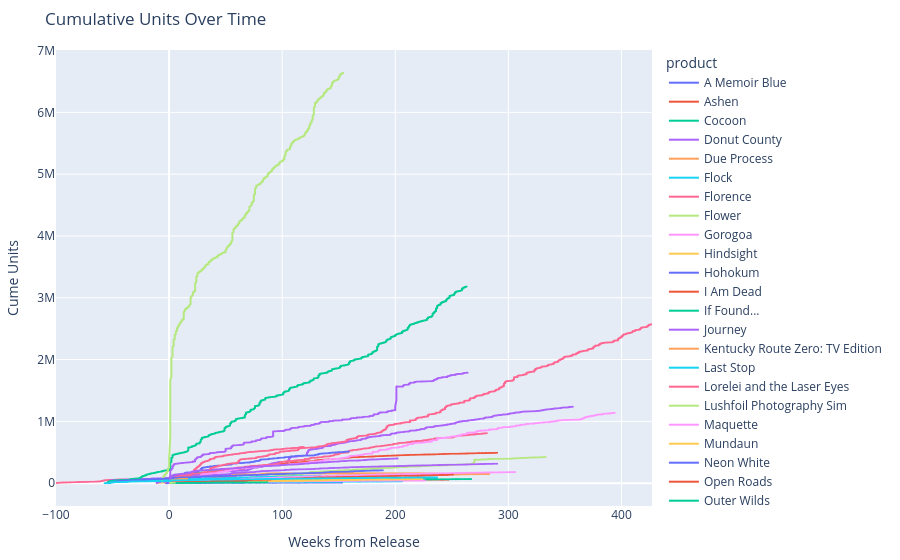

The notebook cell saved with this chart:
### Code cell
import plotly.express as px

# Create the interactive line plot
fig = px.line(df, 
              x="Weeks_from_Release", 
              y="units", 
              color='product',
              title="Cumulative Units Over Time",
              labels={
                  "Weeks_from_Release": "Weeks from Release",
                  "units": "Cume Units"
              })

# Update the layout for better aesthetics
fig.update_layout(
    autosize=True,
    height=600,
    margin=dict(l=20, r=20, t=50, b=20),
    hovermode='closest'
)

# Save as HTML
fig.write_html("docs/cumulative_units_overtime.html")

# Show the interactive plot
fig.show()

### Figure 1 — Plotly figure (JSON) as saved in the notebook; plotly's stock layout.template omitted (floating-point values rounded to 4 significant figures; data arrays with more than 128 entries replaced by an {"elided": "..."} marker saying what was removed)
{"data": [{"hovertemplate": "product=A Memoir Blue<br>Weeks from Release=%{x}<br>Cume Units=%{y}<extra></extra>", "legendgroup": "A Memoir Blue", "line": {"color": "#636efa", "dash": "solid"}, "marker": {"symbol": "circle"}, "mode": "lines", "name": "A Memoir Blue", "showlegend": true, "type": "scattergl", "x": {"elided": "1192 int values"}, "xaxis": "x", "y": {"elided": "1192 int values"}, "yaxis": "y"}, {"hovertemplate": "product=Ashen<br>Weeks from Release=%{x}<br>Cume Units=%{y}<extra></extra>", "legendgroup": "Ashen", "line": {"color": "#EF553B", "dash": "solid"}, "marker": {"symbol": "circle"}, "mode": "lines", "name": "Ashen", "showlegend": true, "type": "scattergl", "x": {"elided": "2395 int values"}, "xaxis": "x", "y": {"elided": "2395 int values"}, "yaxis": "y"}, {"hovertemplate": "product=Cocoon<br>Weeks from Release=%{x}<br>Cume Units=%{y}<extra></extra>", "legendgroup": "Cocoon", "line": {"color": "#00cc96", "dash": "solid"}, "marker": {"symbol": "circle"}, "mode": "lines", "name": "Cocoon", "showlegend": true, "type": "scattergl", "x": {"elided": "666 int values"}, "xaxis": "x", "y": {"elided": "666 int values"}, "yaxis": "y"}, {"hovertemplate": "product=Donut County<br>Weeks from Release=%{x}<br>Cume Units=%{y}<extra></extra>", "legendgroup": "Donut County", "line": {"color": "#ab63fa", "dash": "solid"}, "marker": {"symbol": "circle"}, "mode": "lines", "name": "Donut County", "showlegend": true, "type": "scattergl", "x": {"elided": "2524 int values"}, "xaxis": "x", "y": {"elided": "2524 int values"}, "yaxis": "y"}, {"hovertemplate": "product=Due Process<br>Weeks from Release=%{x}<br>Cume Units=%{y}<extra></extra>", "legendgroup": "Due Process", "line": {"color": "#FFA15A", "dash": "solid"}, "marker": {"symbol": "circle"}, "mode": "lines", "name": "Due Process", "showlegend": true, "type": "scattergl", "x": {"elided": "1773 int values"}, "xaxis": "x", "y": {"elided": "1773 int values"}, "yaxis": "y"}, {"hovertemplate": "product=Flock<br>Weeks from Release=%{x}<br>Cume Units=%{y}<extra></extra>", "legendgroup": "Flock", "line": {"color": "#19d3f3", "dash": "solid"}, "marker": {"symbol": "circle"}, "mode": "lines", "name": "Flock", "showlegend": true, "type": "scattergl", "x": {"elided": "347 int values"}, "xaxis": "x", "y": {"elided": "347 int values"}, "yaxis": "y"}, {"hovertemplate": "product=Florence<br>Weeks from Release=%{x}<br>Cume Units=%{y}<extra></extra>", "legendgroup": "Florence", "line": {"color": "#FF6692", "dash": "solid"}, "marker": {"symbol": "circle"}, "mode": "lines", "name": "Florence", "showlegend": true, "type": "scattergl", "x": {"elided": "2664 int values"}, "xaxis": "x", "y": {"elided": "2664 int values"}, "yaxis": "y"}, {"hovertemplate": "product=Flower<br>Weeks from Release=%{x}<br>Cume Units=%{y}<extra></extra>", "legendgroup": "Flower", "line": {"color": "#B6E880", "dash": "solid"}, "marker": {"symbol": "circle"}, "mode": "lines", "name": "Flower", "showlegend": true, "type": "scattergl", "x": {"elided": "2326 int values"}, "xaxis": "x", "y": {"elided": "2326 int values"}, "yaxis": "y"}, {"hovertemplate": "product=Gorogoa<br>Weeks from Release=%{x}<br>Cume Units=%{y}<extra></extra>", "legendgroup": "Gorogoa", "line": {"color": "#FF97FF", "dash": "solid"}, "marker": {"symbol": "circle"}, "mode": "lines", "name": "Gorogoa", "showlegend": true, "type": "scattergl", "x": {"elided": "2735 int values"}, "xaxis": "x", "y": {"elided": "2735 int values"}, "yaxis": "y"}, {"hovertemplate": "product=Hindsight<br>Weeks from Release=%{x}<br>Cume Units=%{y}<extra></extra>", "legendgroup": "Hindsight", "line": {"color": "#FECB52", "dash": "solid"}, "marker": {"symbol": "circle"}, "mode": "lines", "name": "Hindsight", "showlegend": true, "type": "scattergl", "x": {"elided": "1059 int values"}, "xaxis": "x", "y": {"elided": "1059 int values"}, "yaxis": "y"}, {"hovertemplate": "product=Hohokum<br>Weeks from Release=%{x}<br>Cume Units=%{y}<extra></extra>", "legendgroup": "Hohokum", "line": {"color": "#636efa", "dash": "solid"}, "marker": {"symbol": "circle"}, "mode": "lines", "name": "Hohokum", "showlegend": true, "type": "scattergl", "x": {"elided": "1066 int values"}, "xaxis": "x", "y": {"elided": "1066 int values"}, "yaxis": "y"}, {"hovertemplate": "product=I Am Dead<br>Weeks from Release=%{x}<br>Cume Units=%{y}<extra></extra>", "legendgroup": "I Am Dead", "line": {"color": "#EF553B", "dash": "solid"}, "marker": {"symbol": "circle"}, "mode": "lines", "name": "I Am Dead", "showlegend": true, "type": "scattergl", "x": {"elided": "1738 int values"}, "xaxis": "x", "y": {"elided": "1738 int values"}, "yaxis": "y"}, {"hovertemplate": "product=If Found...<br>Weeks from Release=%{x}<br>Cume Units=%{y}<extra></extra>", "legendgroup": "If Found...", "line": {"color": "#00cc96", "dash": "solid"}, "marker": {"symbol": "circle"}, "mode": "lines", "name": "If Found...", "showlegend": true, "type": "scattergl", "x": {"elided": "1866 int values"}, "xaxis": "x", "y": {"elided": "1866 int values"}, "yaxis": "y"}, {"hovertemplate": "product=Journey<br>Weeks from Release=%{x}<br>Cume Units=%{y}<extra></extra>", "legendgroup": "Journey", "line": {"color": "#ab63fa", "dash": "solid"}, "marker": {"symbol": "circle"}, "mode": "lines", "name": "Journey", "showlegend": true, "type": "scattergl", "x": {"elided": "2223 int values"}, "xaxis": "x", "y": {"elided": "2223 int values"}, "yaxis": "y"}, {"hovertemplate": "product=Kentucky Route Zero: TV Edition<br>Weeks from Release=%{x}<br>Cume Units=%{y}<extra></extra>", "legendgroup": "Kentucky Route Zero: TV Edition", "line": {"color": "#FFA15A", "dash": "solid"}, "marker": {"symbol": "circle"}, "mode": "lines", "name": "Kentucky Route Zero: TV Edition", "showlegend": true, "type": "scattergl", "x": {"elided": "1992 int values"}, "xaxis": "x", "y": {"elided": "1992 int values"}, "yaxis": "y"}, {"hovertemplate": "product=Last Stop<br>Weeks from Release=%{x}<br>Cume Units=%{y}<extra></extra>", "legendgroup": "Last Stop", "line": {"color": "#19d3f3", "dash": "solid"}, "marker": {"symbol": "circle"}, "mode": "lines", "name": "Last Stop", "showlegend": true, "type": "scattergl", "x": {"elided": "1437 int values"}, "xaxis": "x", "y": {"elided": "1437 int values"}, "yaxis": "y"}, {"hovertemplate": "product=Lorelei and the Laser Eyes<br>Weeks from Release=%{x}<br>Cume Units=%{y}<extra></extra>", "legendgroup": "Lorelei and the Laser Eyes", "line": {"color": "#FF6692", "dash": "solid"}, "marker": {"symbol": "circle"}, "mode": "lines", "name": "Lorelei and the Laser Eyes", "showlegend": true, "type": "scattergl", "x": {"elided": "408 int values"}, "xaxis": "x", "y": {"elided": "408 int values"}, "yaxis": "y"}, {"hovertemplate": "product=Lushfoil Photography Sim<br>Weeks from Release=%{x}<br>Cume Units=%{y}<extra></extra>", "legendgroup": "Lushfoil Photography Sim", "line": {"color": "#B6E880", "dash": "solid"}, "marker": {"symbol": "circle"}, "mode": "lines", "name": "Lushfoil Photography Sim", "showlegend": true, "type": "scattergl", "x": [1, 1, 1, 1, 1, 1, 1, 2, 2, 2, 2, 2, 2, 2, 3, 3, 3, 3, 3, 3, 3, 4, 4, 4, 4, 4, 4, 4, 5, 5, 5, 5, 5, 5, 5, 6, 6, 6, 6, 6, 6, 6, 7, 7, 7, 7, 7, 7, 7, 8, 8, 8, 8, 8, 8, 8, 9, 9, 9, 9, 9, 9, 9, 10, 10, 10, 10, 10, 10, 10, 11, 11, 11, 11], "xaxis": "x", "y": [8064, 13774, 17031, 19586, 21794, 23783, 25248, 26716, 27913, 28874, 29869, 30782, 31668, 32478, 32982, 33226, 33525, 33795, 34054, 34277, 34475, 34652, 34880, 35180, 35464, 35803, 36091, 36286, 36458, 36632, 36767, 36973, 37141, 37303, 37414, 37501, 37599, 37718, 37869, 38025, 38164, 38281, 38373, 38474, 38565, 38688, 38838, 38984, 39084, 39187, 39278, 39384, 39522, 39669, 39786, 39887, 39990, 40099, 40185, 40306, 40423, 40519, 40609, 40686, 40777, 40863, 40960, 41057, 41173, 41245, 41316, 41384, 41655, 41655], "yaxis": "y"}, {"hovertemplate": "product=Maquette<br>Weeks from Release=%{x}<br>Cume Units=%{y}<extra></extra>", "legendgroup": "Maquette", "line": {"color": "#FF97FF", "dash": "solid"}, "marker": {"symbol": "circle"}, "mode": "lines", "name": "Maquette", "showlegend": true, "type": "scattergl", "x": {"elided": "1580 int values"}, "xaxis": "x", "y": {"elided": "1580 int values"}, "yaxis": "y"}, {"hovertemplate": "product=Mundaun<br>Weeks from Release=%{x}<br>Cume Units=%{y}<extra></extra>", "legendgroup": "Mundaun", "line": {"color": "#FECB52", "dash": "solid"}, "marker": {"symbol": "circle"}, "mode": "lines", "name": "Mundaun", "showlegend": true, "type": "scattergl", "x": {"elided": "1565 int values"}, "xaxis": "x", "y": {"elided": "1565 int values"}, "yaxis": "y"}, {"hovertemplate": "product=Neon White<br>Weeks from Release=%{x}<br>Cume Units=%{y}<extra></extra>", "legendgroup": "Neon White", "line": {"color": "#636efa", "dash": "solid"}, "marker": {"symbol": "circle"}, "mode": "lines", "name": "Neon White", "showlegend": true, "type": "scattergl", "x": {"elided": "1129 int values"}, "xaxis": "x", "y": {"elided": "1129 int values"}, "yaxis": "y"}, {"hovertemplate": "product=Open Roads<br>Weeks from Release=%{x}<br>Cume Units=%{y}<extra></extra>", "legendgroup": "Open Roads", "line": {"color": "#EF553B", "dash": "solid"}, "marker": {"symbol": "circle"}, "mode": "lines", "name": "Open Roads", "showlegend": true, "type": "scattergl", "x": {"elided": "457 int values"}, "xaxis": "x", "y": {"elided": "457 int values"}, "yaxis": "y"}, {"hovertemplate": "product=Outer Wilds<br>Weeks from Release=%{x}<br>Cume Units=%{y}<extra></extra>", "legendgroup": "Outer Wilds", "line": {"color": "#00cc96", "dash": "solid"}, "marker": {"symbol": "circle"}, "mode": "lines", "name": "Outer Wilds", "showlegend": true, "type": "scattergl", "x": {"elided": "2231 int values"}, "xaxis": "x", "y": {"elided": "2231 int values"}, "yaxis": "y"}, {"hovertemplate": "product=Sayonara Wild Hearts<br>Weeks from Release=%{x}<br>Cume Units=%{y}<extra></extra>", "legendgroup": "Sayonara Wild Hearts", "line": {"color": "#ab63fa", "dash": "solid"}, "marker": {"symbol": "circle"}, "mode": "lines", "name": "Sayonara Wild Hearts", "showlegend": true, "type": "scattergl", "x": {"elided": "2109 int values"}, "xaxis": "x", "y": {"elided": "2109 int values"}, "yaxis": "y"}, {"hovertemplate": "product=Skin Deep<br>Weeks from Release=%{x}<br>Cume Units=%{y}<extra></extra>", "legendgroup": "Skin Deep", "line": {"color": "#FFA15A", "dash": "solid"}, "marker": {"symbol": "circle"}, "mode": "lines", "name": "Skin Deep", "showlegend": true, "type": "scattergl", "x": [1, 1, 1, 1, 1, 1, 1, 2, 2, 2, 2, 2, 2, 2, 3, 3, 3, 3, 3, 3, 3, 4, 4, 4, 4, 4, 4, 4, 5, 5, 5, 5, 5, 5, 5, 6, 6, 6, 6, 6, 6, 6, 7, 7, 7, 7, 7, 7, 7, 8, 8, 8, 8, 8, 8, 8, 9, 9, 9], "xaxis": "x", "y": [5222, 8026, 10164, 11705, 12907, 13789, 14424, 15042, 15549, 16073, 16531, 17059, 17664, 18173, 18470, 18606, 18730, 18871, 19005, 19096, 19188, 19305, 19429, 19615, 19809, 19955, 20073, 20146, 20241, 20329, 20418, 20512, 20570, 20634, 20696, 20746, 20797, 20860, 20940, 21030, 21096, 21133, 21174, 21231, 21277, 21357, 21419, 21460, 21500, 21545, 21604, 21678, 21737, 21800, 21833, 21865, 21907, 22578, 22578], "yaxis": "y"}, {"hovertemplate": "product=Solar Ash<br>Weeks from Release=%{x}<br>Cume Units=%{y}<extra></extra>", "legendgroup": "Solar Ash", "line": {"color": "#19d3f3", "dash": "solid"}, "marker": {"symbol": "circle"}, "mode": "lines", "name": "Solar Ash", "showlegend": true, "type": "scattergl", "x": {"elided": "1318 int values"}, "xaxis": "x", "y": {"elided": "1318 int values"}, "yaxis": "y"}, {"hovertemplate": "product=Storyteller<br>Weeks from Release=%{x}<br>Cume Units=%{y}<extra></extra>", "legendgroup": "Storyteller", "line": {"color": "#FF6692", "dash": "solid"}, "marker": {"symbol": "circle"}, "mode": "lines", "name": "Storyteller", "showlegend": true, "type": "scattergl", "x": {"elided": "828 int values"}, "xaxis": "x", "y": {"elided": "828 int values"}, "yaxis": "y"}, {"hovertemplate": "product=Stray<br>Weeks from Release=%{x}<br>Cume Units=%{y}<extra></extra>", "legendgroup": "Stray", "line": {"color": "#B6E880", "dash": "solid"}, "marker": {"symbol": "circle"}, "mode": "lines", "name": "Stray", "showlegend": true, "type": "scattergl", "x": {"elided": "1122 int values"}, "xaxis": "x", "y": {"elided": "1122 int values"}, "yaxis": "y"}, {"hovertemplate": "product=Telling Lies<br>Weeks from Release=%{x}<br>Cume Units=%{y}<extra></extra>", "legendgroup": "Telling Lies", "line": {"color": "#FF97FF", "dash": "solid"}, "marker": {"symbol": "circle"}, "mode": "lines", "name": "Telling Lies", "showlegend": true, "type": "scattergl", "x": {"elided": "2136 int values"}, "xaxis": "x", "y": {"elided": "2136 int values"}, "yaxis": "y"}, {"hovertemplate": "product=The Artful Escape<br>Weeks from Release=%{x}<br>Cume Units=%{y}<extra></extra>", "legendgroup": "The Artful Escape", "line": {"color": "#FECB52", "dash": "solid"}, "marker": {"symbol": "circle"}, "mode": "lines", "name": "The Artful Escape", "showlegend": true, "type": "scattergl", "x": {"elided": "1388 int values"}, "xaxis": "x", "y": {"elided": "1388 int values"}, "yaxis": "y"}, {"hovertemplate": "product=The Pathless<br>Weeks from Release=%{x}<br>Cume Units=%{y}<extra></extra>", "legendgroup": "The Pathless", "line": {"color": "#636efa", "dash": "solid"}, "marker": {"symbol": "circle"}, "mode": "lines", "name": "The Pathless", "showlegend": true, "type": "scattergl", "x": {"elided": "1704 int values"}, "xaxis": "x", "y": {"elided": "1704 int values"}, "yaxis": "y"}, {"hovertemplate": "product=The Unfinished Swan<br>Weeks from Release=%{x}<br>Cume Units=%{y}<extra></extra>", "legendgroup": "The Unfinished Swan", "line": {"color": "#EF553B", "dash": "solid"}, "marker": {"symbol": "circle"}, "mode": "lines", "name": "The Unfinished Swan", "showlegend": true, "type": "scattergl", "x": {"elided": "1752 int values"}, "xaxis": "x", "y": {"elided": "1752 int values"}, "yaxis": "y"}, {"hovertemplate": "product=Thirsty Suitors<br>Weeks from Release=%{x}<br>Cume Units=%{y}<extra></extra>", "legendgroup": "Thirsty Suitors", "line": {"color": "#00cc96", "dash": "solid"}, "marker": {"symbol": "circle"}, "mode": "lines", "name": "Thirsty Suitors", "showlegend": true, "type": "scattergl", "x": {"elided": "604 int values"}, "xaxis": "x", "y": {"elided": "604 int values"}, "yaxis": "y"}, {"hovertemplate": "product=Twelve Minutes<br>Weeks from Release=%{x}<br>Cume Units=%{y}<extra></extra>", "legendgroup": "Twelve Minutes", "line": {"color": "#ab63fa", "dash": "solid"}, "marker": {"symbol": "circle"}, "mode": "lines", "name": "Twelve Minutes", "showlegend": true, "type": "scattergl", "x": {"elided": "1416 int values"}, "xaxis": "x", "y": {"elided": "1416 int values"}, "yaxis": "y"}, {"hovertemplate": "product=Wanderstop<br>Weeks from Release=%{x}<br>Cume Units=%{y}<extra></extra>", "legendgroup": "Wanderstop", "line": {"color": "#FFA15A", "dash": "solid"}, "marker": {"symbol": "circle"}, "mode": "lines", "name": "Wanderstop", "showlegend": true, "type": "scattergl", "x": [1, 1, 1, 1, 1, 1, 1, 2, 2, 2, 2, 2, 2, 2, 3, 3, 3, 3, 3, 3, 3, 4, 4, 4, 4, 4, 4, 4, 5, 5, 5, 5, 5, 5, 5, 6, 6, 6, 6, 6, 6, 6, 7, 7, 7, 7, 7, 7, 7, 8, 8, 8, 8, 8, 8, 8, 9, 9, 9, 9, 9, 9, 9, 10, 10, 10, 10, 10, 10, 10, 11, 11, 11, 11, 11, 11, 11, 12, 12, 12, 12, 12, 12, 12, 13, 13, 13, 13, 13, 13, 13, 14, 14, 14, 14, 14, 14, 14, 15, 15, 15, 15, 15, 15, 15, 16, 16, 16, 16], "xaxis": "x", "y": [13554, 19299, 24798, 29806, 34061, 37798, 40338, 41934, 43379, 44574, 45571, 46803, 47868, 48550, 49119, 49699, 50228, 50847, 51606, 52268, 52700, 53090, 53457, 53834, 54216, 54606, 55037, 55324, 55645, 55966, 56251, 56547, 56911, 57252, 57465, 57699, 57964, 58246, 58594, 58918, 59260, 59491, 59661, 59836, 59994, 60223, 60448, 60666, 60806, 60954, 61126, 62166, 63456, 64304, 65054, 65565, 66003, 66465, 66709, 66812, 66999, 67175, 67299, 67417, 67558, 67682, 67809, 67986, 68167, 68276, 68393, 68499, 68611, 68729, 68854, 68983, 69062, 69159, 69259, 69372, 69497, 69634, 69780, 69876, 69965, 70046, 70136, 70216, 70328, 70441, 70530, 70618, 70716, 70820, 70922, 71066, 71266, 71390, 71494, 71565, 71656, 71745, 71843, 71948, 72022, 72079, 72140, 72674, 72674], "yaxis": "y"}, {"hovertemplate": "product=Wattam<br>Weeks from Release=%{x}<br>Cume Units=%{y}<extra></extra>", "legendgroup": "Wattam", "line": {"color": "#19d3f3", "dash": "solid"}, "marker": {"symbol": "circle"}, "mode": "lines", "name": "Wattam", "showlegend": true, "type": "scattergl", "x": {"elided": "2056 int values"}, "xaxis": "x", "y": {"elided": "2056 int values"}, "yaxis": "y"}, {"hovertemplate": "product=What Remains of Edith Finch<br>Weeks from Release=%{x}<br>Cume Units=%{y}<extra></extra>", "legendgroup": "What Remains of Edith Finch", "line": {"color": "#FF6692", "dash": "solid"}, "marker": {"symbol": "circle"}, "mode": "lines", "name": "What Remains of Edith Finch", "showlegend": true, "type": "scattergl", "x": {"elided": "2735 int values"}, "xaxis": "x", "y": {"elided": "2735 int values"}, "yaxis": "y"}, {"hovertemplate": "product=to a T<br>Weeks from Release=%{x}<br>Cume Units=%{y}<extra></extra>", "legendgroup": "to a T", "line": {"color": "#B6E880", "dash": "solid"}, "marker": {"symbol": "circle"}, "mode": "lines", "name": "to a T", "showlegend": true, "type": "scattergl", "x": [1, 1, 1, 1, 1, 1, 1, 2, 2, 2, 2, 2, 2, 2, 3, 3, 3, 3, 3, 3, 3, 4, 4, 4, 4, 4, 4, 4, 5, 5, 5], "xaxis": "x", "y": [2251, 3417, 4121, 4624, 4978, 5229, 5443, 5650, 5825, 6026, 6250, 6462, 6611, 6750, 6843, 6906, 6978, 7060, 7133, 7193, 7226, 7269, 7315, 7365, 7403, 7439, 7468, 7492, 7510, 7537, 7537], "yaxis": "y"}], "layout": {"autosize": true, "hovermode": "closest", "legend": {"title": {"text": "product"}, "tracegroupgap": 0}, "margin": {"b": 20, "l": 20, "r": 20, "t": 50}, "title": {"text": "Cumulative Units Over Time"}, "xaxis": {"anchor": "y", "autorange": true, "domain": [0, 1], "range": [-100, 427], "title": {"text": "Weeks from Release"}, "type": "linear"}, "yaxis": {"anchor": "x", "autorange": true, "domain": [0, 1], "range": [-368900.0, 7009000.0], "title": {"text": "Cume Units"}, "type": "linear"}}}
